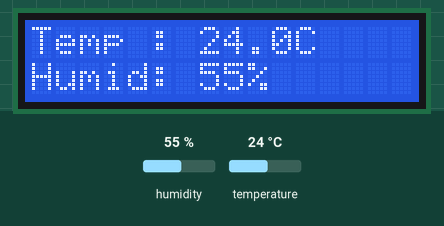
This sketch was run on a simulated Arduino Uno, built with avr-gcc and run on an emulated ATmega328P. Parts: 16×2 character LCD. Inputs (shaded band) come from the test bench; at power-on: humidity 55 %, temperature 24 °C.

Above: at 3.2 s.
3.3 s: humidity set to 22 %
At 5.2 s:
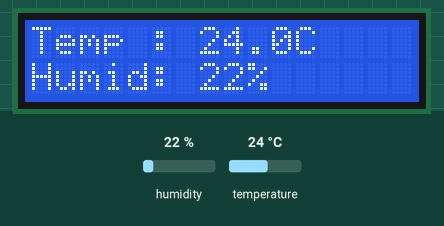
6.0 s: temperature set to 12 °C
At 7.3 s:
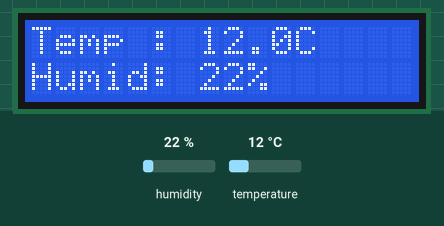
8.7 s: humidity set to 40 %
At 11.5 s:
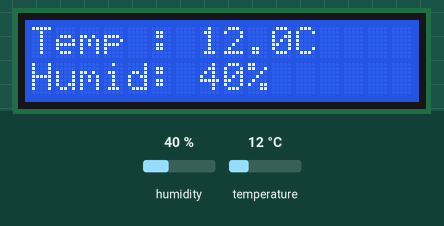
11.8 s: temperature set to 19 °C
At 13.7 s:
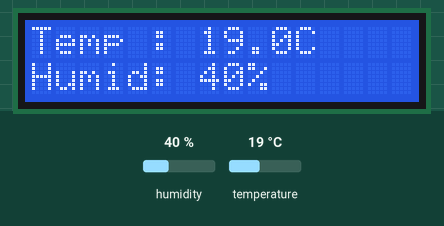
Timing chart, 0 to 15.2 s (numbered marks = the images above; inputs shaded):
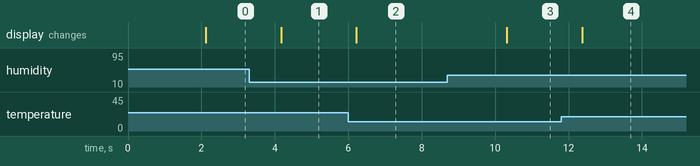

The sketch:

tes_dht11.ino
```cpp
#include <Wire.h>
#include <LiquidCrystal_I2C.h>
#include <DHT.h>


LiquidCrystal_I2C lcd(0x27, 16, 2);

#define DHTPIN 4
#define DHTTYPE DHT11
DHT dht(DHTPIN, DHTTYPE);

void setup() {
  dht.begin();


  lcd.init();
  lcd.backlight();

  lcd.setCursor(0, 0);
  lcd.print("Suhu & Humid");
  delay(2000);
}

void loop() {
  float h = dht.readHumidity();
  float t = dht.readTemperature();

  if (isnan(h) || isnan(t)) {
    lcd.clear();
    lcd.print("Sensor Error!");
  } else {
    lcd.clear();

    lcd.setCursor(0, 0);
    lcd.print("Temp : ");
    lcd.print(t, 1);
    lcd.print("C");


    lcd.setCursor(0, 1);
    lcd.print("Humid: ");
    lcd.print(h, 0);
    lcd.print("%");
  }

  delay(2000);
}
```

Measured:
- after the input at 3.3 s, the display: changes after 0.87 s (image 1)
- after the input at 6.0 s, the display: changes after 0.22 s (image 2)
- after the input at 8.7 s, the display: changes after 1.6 s (image 3)
- after the input at 11.8 s, the display: changes after 0.57 s (image 4)
